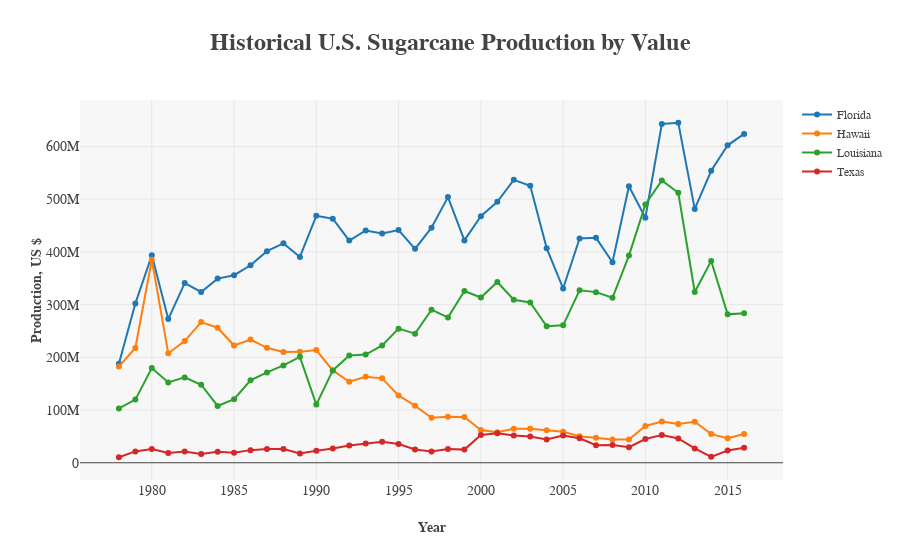

Notebook cell for this chart:
### Code cell
# Plot the historical sugarcane data production by value Dataframe for some quick Exploratory 
# Data Analysis (EDA)
# Generate a static plot using Seaborn and matplotlib
# sns.set_style("darkgrid")
# plt.plot(df_dollars_pivot.index, df_dollars_pivot[["FLORIDA", "HAWAII", "LOUISIANA", "TEXAS"]])
# plt.title("Historical U.S. Sugarcane Production by Value", fontsize=24, fontweight="bold", \
#           family="serif")
# plt.xlabel("Year", fontsize=14, family="serif")
# plt.ylabel("Production, US $", fontsize=14, family="serif")
# plt.gca().yaxis.set_major_formatter(mtick.StrMethodFormatter("{x:,.0f}"))
# xrange = [x for x in range(1900,2030,10)]
# plt.gca().xaxis.set_major_locator(plt.FixedLocator(xrange))
# plt.xticks(fontsize=12, family="serif")
# plt.yticks(fontsize=12, family="serif")
# plt.gcf().set_size_inches(14,6)
# plt.legend(["Florida","Hawaii","Louisiana","Texas"], loc="best", fontsize=14)
# plt.show()

# Generate an interactive plot using the plotly package
layout = go.Layout(
    plot_bgcolor="rgb(247,247,247)",
    legend=dict(font=dict(family="serif", size=12)),
    title="<b>Historical U.S. Sugarcane Production by Value</b>",
    titlefont=dict(family="serif", size=24),
    yaxis=dict(title="<b>Production, US $</b>", titlefont=dict(family="serif", size=14), 
               tickfont=dict(family="serif", size=14)),
    xaxis=dict(title="<b>Year</b>", titlefont=dict(family="serif", size=14), 
               tickfont=dict(family="serif", size=14))
)

trace1 = go.Scatter(
    x=df_dollars_pivot.index,
    y=df_dollars_pivot["FLORIDA"],
    mode='lines+markers',
    name="Florida"
)

trace2 = go.Scatter(
    x=df_dollars_pivot.index,
    y=df_dollars_pivot["HAWAII"],
    mode='lines+markers',
    name="Hawaii"
)

trace3 = go.Scatter(
    x=df_dollars_pivot.index,
    y=df_dollars_pivot["LOUISIANA"],
    mode='lines+markers',
    name="Louisiana"
)

trace4 = go.Scatter(
    x=df_dollars_pivot.index,
    y=df_dollars_pivot["TEXAS"],
    mode='lines+markers',
    name="Texas"
)

fig = go.Figure(data=[trace1, trace2, trace3, trace4], layout=layout)
py.offline.iplot(fig)

### Figure 1 — Plotly figure (JSON) as saved in the notebook; plotly's stock layout.template omitted (floating-point values rounded to 4 significant figures)
{"data": [{"mode": "lines+markers", "name": "Florida", "type": "scatter", "x": [1978, 1979, 1980, 1981, 1982, 1983, 1984, 1985, 1986, 1987, 1988, 1989, 1990, 1991, 1992, 1993, 1994, 1995, 1996, 1997, 1998, 1999, 2000, 2001, 2002, 2003, 2004, 2005, 2006, 2007, 2008, 2009, 2010, 2011, 2012, 2013, 2014, 2015, 2016], "y": [187780000, 302243000, 393409000, 272558000, 340825000, 324038000, 349314000, 355743000, 374564000, 401391000, 416172000, 390412000, 468531000, 463047000, 421461000, 440587000, 434918000, 441497000, 405808000, 445855000, 503949000, 421736000, 467610000, 495154000, 536649000, 525297000, 407141000, 330568000, 425324000, 426600000, 380283000, 524679000, 464740000, 642675000, 644983000, 481572000, 553950000, 602174000, 623844000]}, {"mode": "lines+markers", "name": "Hawaii", "type": "scatter", "x": [1978, 1979, 1980, 1981, 1982, 1983, 1984, 1985, 1986, 1987, 1988, 1989, 1990, 1991, 1992, 1993, 1994, 1995, 1996, 1997, 1998, 1999, 2000, 2001, 2002, 2003, 2004, 2005, 2006, 2007, 2008, 2009, 2010, 2011, 2012, 2013, 2014, 2015, 2016], "y": [182481000, 217683000, 385145000, 207529000, 230770000, 266887000, 256156000, 222440000, 233774000, 217981000, 209926000, 210335000, 213793000, 175124000, 153669000, 163037000, 160086000, 127682000, 108092000, 85410000, 87264000, 86760000, 62200000, 57842000, 64325000, 64351000, 61547000, 58901000, 50195000, 47627000, 44224000, 44222000, 69788000, 78121000, 73322000, 77740000, 54349000, 46357000, 54375000]}, {"mode": "lines+markers", "name": "Louisiana", "type": "scatter", "x": [1978, 1979, 1980, 1981, 1982, 1983, 1984, 1985, 1986, 1987, 1988, 1989, 1990, 1991, 1992, 1993, 1994, 1995, 1996, 1997, 1998, 1999, 2000, 2001, 2002, 2003, 2004, 2005, 2006, 2007, 2008, 2009, 2010, 2011, 2012, 2013, 2014, 2015, 2016], "y": [102986000, 119790000, 179745000, 152285000, 161895000, 148005000, 107789000, 120546000, 156387000, 171339000, 184710000, 200880000, 110390000, 175123000, 203454000, 205200000, 222455000, 254367000, 244891000, 290404000, 275616000, 325753000, 313510000, 342838000, 309260000, 304182000, 258920000, 260648000, 327287000, 323669000, 312941000, 393065000, 490058000, 535550000, 512160000, 323880000, 382603000, 281481000, 283392000]}, {"mode": "lines+markers", "name": "Texas", "type": "scatter", "x": [1978, 1979, 1980, 1981, 1982, 1983, 1984, 1985, 1986, 1987, 1988, 1989, 1990, 1991, 1992, 1993, 1994, 1995, 1996, 1997, 1998, 1999, 2000, 2001, 2002, 2003, 2004, 2005, 2006, 2007, 2008, 2009, 2010, 2011, 2012, 2013, 2014, 2015, 2016], "y": [10439000, 21496000, 26260000, 18349000, 21548000, 16644000, 20767000, 18961000, 23953000, 26090000, 26002000, 17430000, 22916000, 26900000, 32766000, 36481000, 39946000, 35511000, 25322000, 21171000, 26220000, 24926000, 52597000, 55979000, 51662000, 49816000, 44126000, 51803000, 46351000, 33322000, 33686000, 29458000, 44951000, 52605000, 46166000, 27185000, 11236000, 23316000, 28598000]}], "layout": {"legend": {"font": {"family": "serif", "size": 12}}, "plot_bgcolor": "rgb(247,247,247)", "title": "<b>Historical U.S. Sugarcane Production by Value</b>", "titlefont": {"family": "serif", "size": 24}, "xaxis": {"tickfont": {"family": "serif", "size": 14}, "title": "<b>Year</b>", "titlefont": {"family": "serif", "size": 14}}, "yaxis": {"tickfont": {"family": "serif", "size": 14}, "title": "<b>Production, US $</b>", "titlefont": {"family": "serif", "size": 14}}}}
